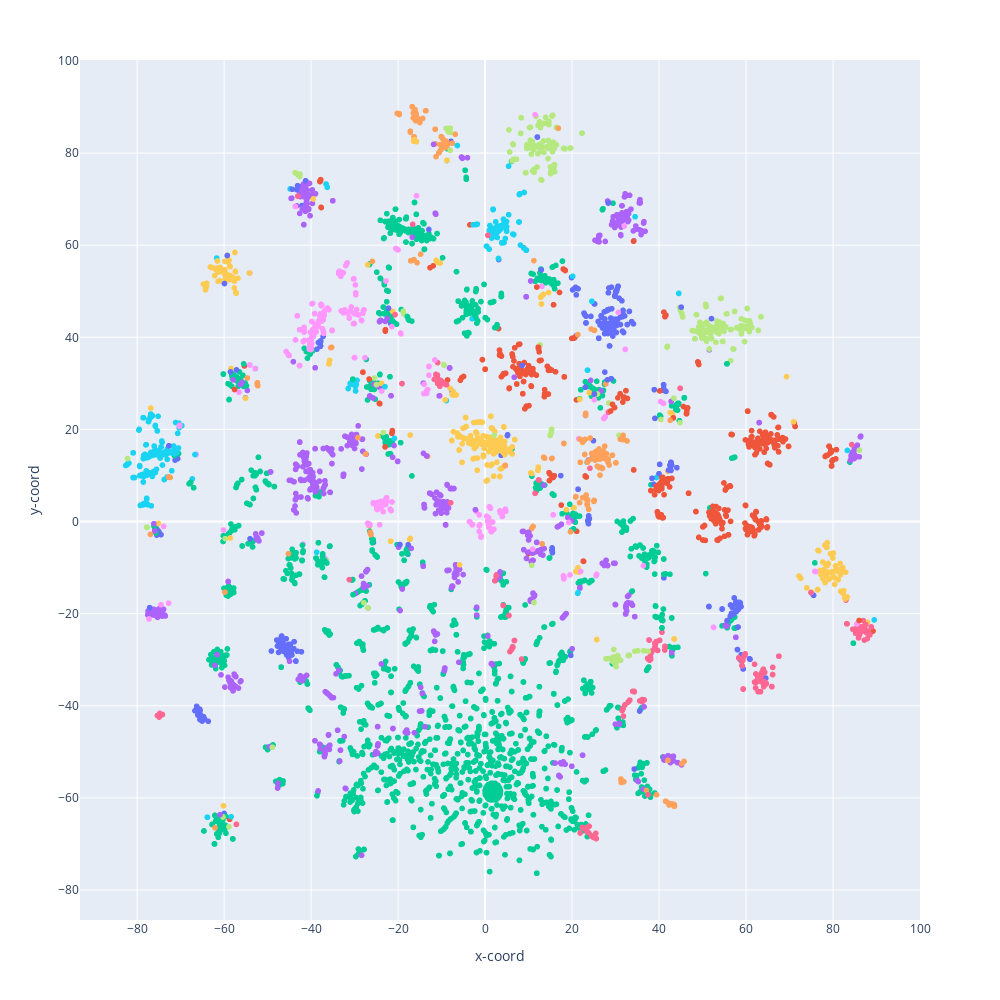

Here is the notebook cell this chart was saved with:
### Code cell
scat = px.scatter(plotting_objects, x='x-coord', y='y-coord', color='colors', hover_data={
    'x-coord': False,
    'y-coord': False,
    'colors': False,
    'title': True
}, width=1000, height=1000)

scat.update_layout(showlegend=False)

scat
